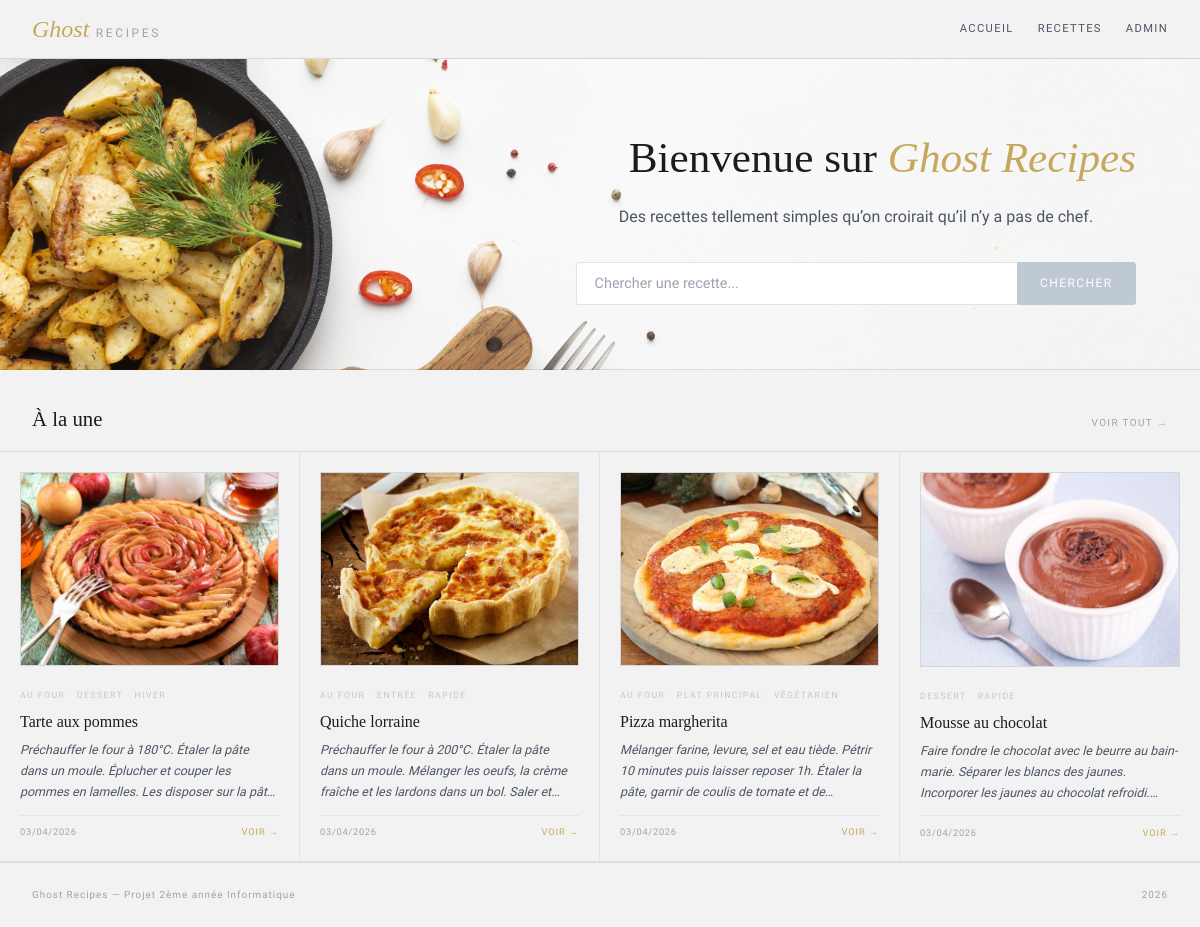
Screenshot of / (signed in) with the database file from the repository.
### tables this page shows
CREATE TABLE recette (
    id          INT AUTO_INCREMENT PRIMARY KEY,
    titre       VARCHAR(100) NOT NULL,
    description TEXT         NOT NULL,
    photo       VARCHAR(255),               
    created_at  DATETIME DEFAULT CURRENT_TIMESTAMP,
    updated_at  DATETIME DEFAULT CURRENT_TIMESTAMP ON UPDATE CURRENT_TIMESTAMP
);

CREATE TABLE tag (
    id  INT AUTO_INCREMENT PRIMARY KEY,
    nom VARCHAR(50) NOT NULL UNIQUE
);

### classes/Recette.php (called while the page is built, shortened)
<?php
class Recette extends Element {
    public static function getAll($pdo) {
        $stmt = $pdo->query("SELECT * FROM recette ORDER BY created_at DESC");
        return $stmt->fetchAll(PDO::FETCH_ASSOC);
    }
}
?>

### classes/Tag.php (called while the page is built, shortened)
<?php
class Tag extends Element {
    public static function getByRecette($pdo, $recette_id) {
        $stmt = $pdo->prepare("
            SELECT t.id, t.nom
            FROM tag t
            JOIN recette_tag rt ON t.id = rt.tag_id
            WHERE rt.recette_id = :rid
            ORDER BY t.nom
        ");
        $stmt->execute([':rid' => $recette_id]);
        return $stmt->fetchAll(PDO::FETCH_ASSOC);
    }
}
?>

### index.php (the view, shortened to what this page needs)
<?php
require_once "config/db.php";
require_once "classes/Recette.php";
require_once "classes/Tag.php";
$recettes   = Recette::getAll($pdo);
$emojis = ['🍕', '🥗', '🍰', '🍜', '🥘', '🍳', '🫕', '🥧'];
?>
<?php
require_once "includes/header.php";
?>
<section class="hero">
    <h1 class="hero-title">Bienvenue sur <em>Ghost Recipes</em></h1>
    <p class="hero-sub"> Des recettes tellement simples qu’on croirait qu’il n’y a pas de chef.</p>
    <form class="hero-search" method="GET" action="recherche.php">
        <input type="text" name="q" placeholder="Chercher une recette...">
        <button type="submit">Chercher</button>
    </form>
</section>
<div class="section-head">
    <h2 class="section-title">À la une</h2>
    <a href="recherche.php" class="section-link">Voir tout →</a>
</div>
<div class="card-grid-index">
    <?php if (empty($recettes)): ?>
        <div class="empty-state">Aucune recette pour l'instant.</div>
    <?php else: ?>
        <?php foreach (array_slice($recettes, 0, 4) as $i => $r): ?>
            <?php $tags = Tag::getByRecette($pdo, $r['id']); ?>
            <a href="recette.php?id=<?= $r['id'] ?>" class="recipe-card">
                <div class="card-thumb">
                    <?php if (!empty($r['photo']) && file_exists("public/uploads/" . $r['photo'])): ?>
                        <img src="public/uploads/<?= htmlspecialchars($r['photo']) ?>" alt="<?= htmlspecialchars($r['titre']) ?>">
                    <?php else: ?>
                        <?= $emojis[$i % count($emojis)] ?>
                    <?php endif; ?>
                </div>
                <div class="card-tags">
                    <?php foreach ($tags as $t): ?>
                        <span class="card-tag"><?= htmlspecialchars($t['nom']) ?></span>
                    <?php endforeach; ?>
                </div>
                <h3 class="card-title"><?= htmlspecialchars($r['titre']) ?></h3>
                <p class="card-desc"><?= htmlspecialchars($r['description']) ?></p>
                <div class="card-footer">
                    <span class="card-date"><?= date('d/m/Y', strtotime($r['created_at'])) ?></span>
                    <span class="card-more">Voir →</span>
                </div>
            </a>
        <?php endforeach; ?>
    <?php endif; ?>
</div>
<?php require_once "includes/footer.php"; ?>

### public/css/style.css (style rules this page uses)
:root { --bg: #F2F2F2; --bg2: #E6E8EB; --bg3: #DDE3EA; --surface: #FFFFFF; --surface2: #F7F7F8; --border: rgba(30, 30, 30, 0.06); --border2: rgba(30, 30, 30, 0.12); --text: #1C1C1E; --text2: #4B5563; --text3: #9CA3AF; --rose: #BFC9D4; --rose2: #94A3B8; --rose-bg: rgba(191, 201, 212, 0.15); --gold: #C6A85C; --gold2: #A88C3F; --gold-bg: rgba(198, 168, 92, 0.12); --red: #C65A4A; --red-bg: rgba(198, 90, 74, 0.12); --green: #5F8F7B; --green-bg: rgba(95, 143, 123, 0.12); }
* { box-sizing: border-box; margin: 0; padding: 0; }
body { background: var(--bg); color: var(--text); font-family: 'Source Sans 3', sans-serif; font-weight: 300; line-height: 1.6; min-height: 100vh; }
a { text-decoration: none; color: inherit; }
button { cursor: pointer; background: none; border: none; font: inherit; color: inherit; }
img { display: block; max-width: 100%; }
.hero { background-image: url(../uploads/hero-bg-img.jpg); background-size: cover; background-position: left center; background-color: #f6f5f6; background-repeat: no-repeat; border-bottom: 1px solid var(--border2); padding: 4rem 2rem; }
.hero > * { width: 100%; }
.hero-title, .hero-sub, .hero-search { max-width: 560px; margin-left: auto; margin-right: 2rem; }
.hero-title { font-family: 'Playfair Display', serif; font-size: 2.7rem; font-weight: 400; color: var(--text); margin-bottom: 0.75rem; text-align: right; }
.hero-title em { color: var(--gold); font-style: italic; }
.hero-sub { font-size: 1rem; color: var(--text2); margin-bottom: 2rem; text-align: center; }
.hero-search { display: flex; gap: 0; }
.hero-search input { flex: 1; background: var(--surface); border: 1px solid var(--border2); border-right: none; border-radius: 3px 0 0 3px; padding: 0.75rem 1.1rem; font-size: 0.9rem; color: var(--text); outline: none; font-family: inherit; }
.hero-search input::placeholder { color: var(--text3); }
.hero-search button { background: var(--rose); color: #fff; border: 1px solid var(--rose); border-radius: 0 3px 3px 0; padding: 0 1.4rem; font-size: 0.75rem; letter-spacing: 0.12em; text-transform: uppercase; transition: background 0.2s ease, transform 0.2s ease; }
.section-head { display: flex; align-items: baseline; justify-content: space-between; padding: 2rem 2rem 1rem; max-width: 1280px; margin: 0 auto; border-bottom: 1px solid var(--border2); }
.section-title { font-family: 'Playfair Display', serif; font-size: 1.3rem; font-weight: 400; }
.section-link { font-size: 0.62rem; letter-spacing: 0.14em; text-transform: uppercase; color: var(--text3); }
.card-grid-index { display: grid; grid-template-columns: repeat(4, 1fr); max-width: 1280px; margin: 0 auto; border-bottom: 1px solid var(--border); }
.recipe-card { padding: 1.25rem; border-right: 1px solid var(--border); cursor: pointer; transition: background 0.2s; }
.recipe-card:last-child { border-right: none; }
.card-thumb { width: 100%; aspect-ratio: 4/3; background: var(--bg3); border: 1px solid var(--border); overflow: hidden; display: flex; align-items: center; justify-content: center; font-size: 3.5rem; margin-bottom: 0.85rem; }
.card-thumb img { width: 100%; height: 100%; object-fit: cover; }
.card-tags { margin-bottom: 0.4rem; }
.card-tag { font-size: 0.55rem; letter-spacing: 0.16em; text-transform: uppercase; color: var(--rose); }
.card-tag + .card-tag::before { content: " · "; }
.card-title { font-family: 'Playfair Display', serif; font-size: 1rem; font-weight: 400; line-height: 1.3; color: var(--text); margin-bottom: 0.4rem; }
.card-desc { font-size: 0.78rem; line-height: 1.7; color: var(--text2); margin-bottom: 0.75rem; font-style: italic; display: -webkit-box; -webkit-box-orient: vertical; -webkit-line-clamp: 3; line-clamp: 2; overflow: hidden; }
.card-footer { display: flex; align-items: center; justify-content: space-between; padding-top: 0.6rem; border-top: 1px solid var(--border); }
.card-date { font-size: 0.58rem; letter-spacing: 0.08em; color: var(--text3); }
.card-more { font-size: 0.58rem; letter-spacing: 0.1em; text-transform: uppercase; color: var(--gold); }
.recipe-card, .tag-btn, .tbl-btn, .btn, .login-btn, .search-wrap input, .hero-search input, .form-input, .form-textarea, .form-select { transition: all 0.2s ease; }

### rows the page displays
recette: photo (picture), titre "Tarte aux pommes", description "Préchauffer le four à 180°C. Étaler la pâte dans un moule. Éplucher et couper les pommes en lamelles. Les disposer sur la…", created_at "03/04/2026"
tag: nom "AU FOUR"
tag: nom "DESSERT"
tag: nom "HIVER"
recette: photo (picture), titre "Quiche lorraine", description "Préchauffer le four à 200°C. Étaler la pâte dans un moule. Mélanger les oeufs, la crème fraîche et les lardons dans un bol. Saler…", created_at "03/04/2026"
tag: nom "ENTRÉE"
tag: nom "RAPIDE"
recette: photo (picture), titre "Pizza margherita", description "Mélanger farine, levure, sel et eau tiède. Pétrir 10 minutes puis laisser reposer 1h. Étaler la pâte, garnir de coulis de tomate et…", created_at "03/04/2026"
tag: nom "PLAT PRINCIPAL"
tag: nom "VÉGÉTARIEN"
recette: photo (picture), titre "Mousse au chocolat", description "Faire fondre le chocolat avec le beurre au bain-marie. Séparer les blancs des jaunes. Incorporer les jaunes au chocolat…", created_at "03/04/2026"
